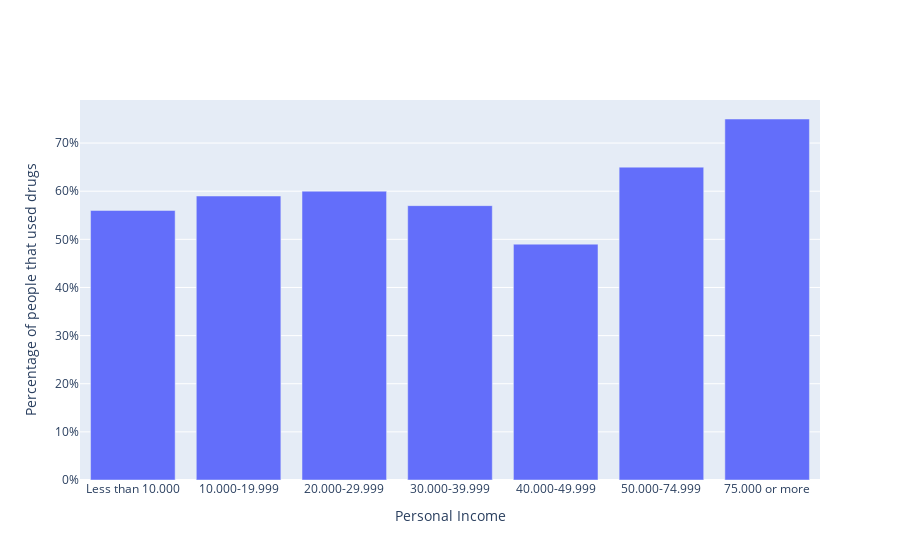

Write notebook code for a chart like this one.
### Markdown cell above
# Sketches which still need to be completed

### Code cell
trace = go.Bar(x=["Less than 10.000", "10.000-19.999", "20.000-29.999", "30.000-39.999", "40.000-49.999", "50.000-74.999", "75.000 or more"], y=[0.56, 0.59, 0.60, 0.57, 0.49, 0.65, 0.75])

layout = go.Layout(
    xaxis=go.layout.XAxis(type='category', title='Personal Income'), 
    yaxis=go.layout.YAxis(tickformat=',.0%', title='Percentage of people that used drugs'))

fig2 = go.Figure(data=trace, layout=layout)
fig2.update_layout(barmode='group')
fig2.show()

### Figure 1 — Plotly figure (JSON) as saved in the notebook; plotly's stock layout.template omitted (floating-point values rounded to 4 significant figures)
{"data": [{"type": "bar", "x": ["Less than 10.000", "10.000-19.999", "20.000-29.999", "30.000-39.999", "40.000-49.999", "50.000-74.999", "75.000 or more"], "y": [0.56, 0.59, 0.6, 0.57, 0.49, 0.65, 0.75]}], "layout": {"barmode": "group", "xaxis": {"title": {"text": "Personal Income"}, "type": "category"}, "yaxis": {"tickformat": ",.0%", "title": {"text": "Percentage of people that used drugs"}}}}
